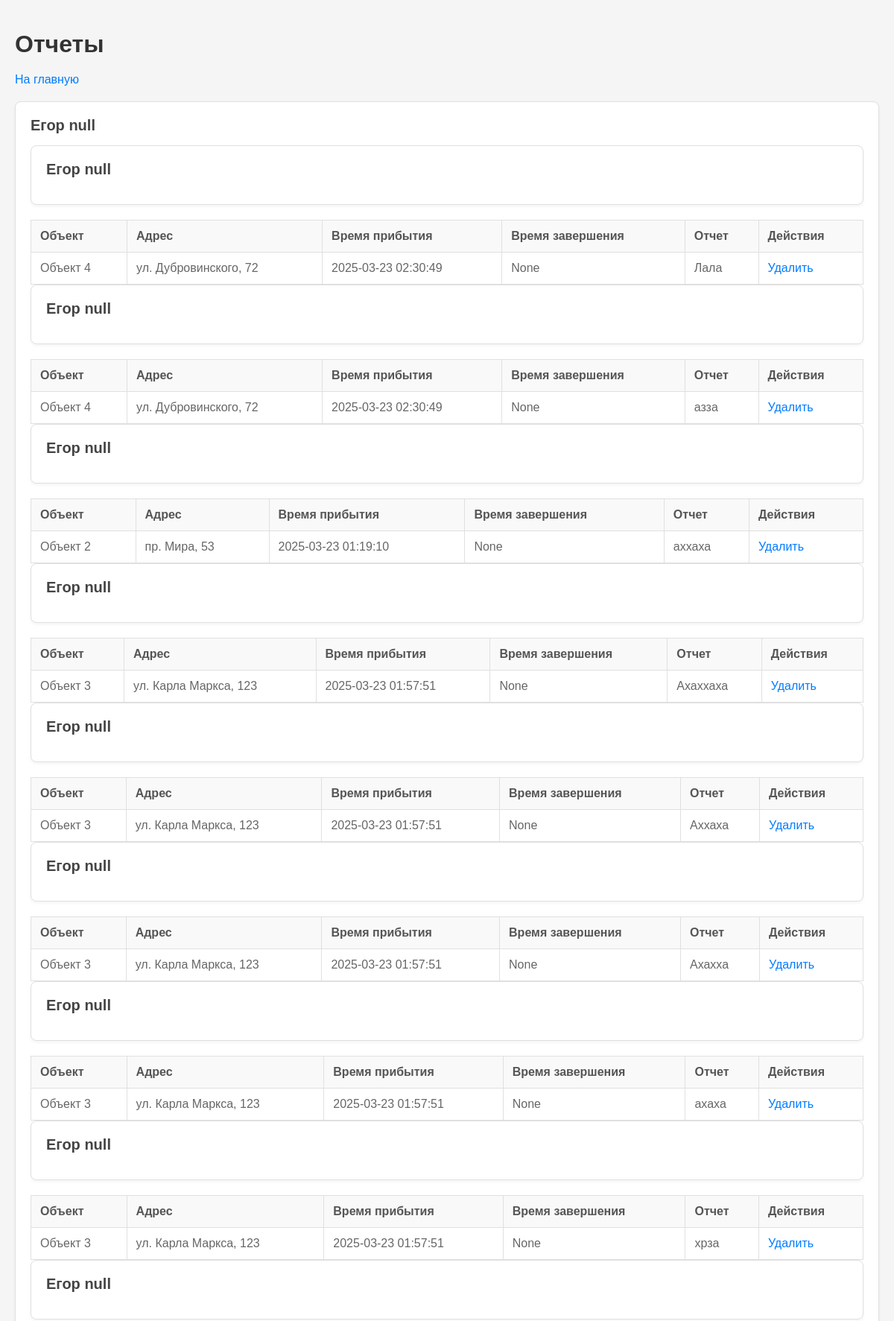
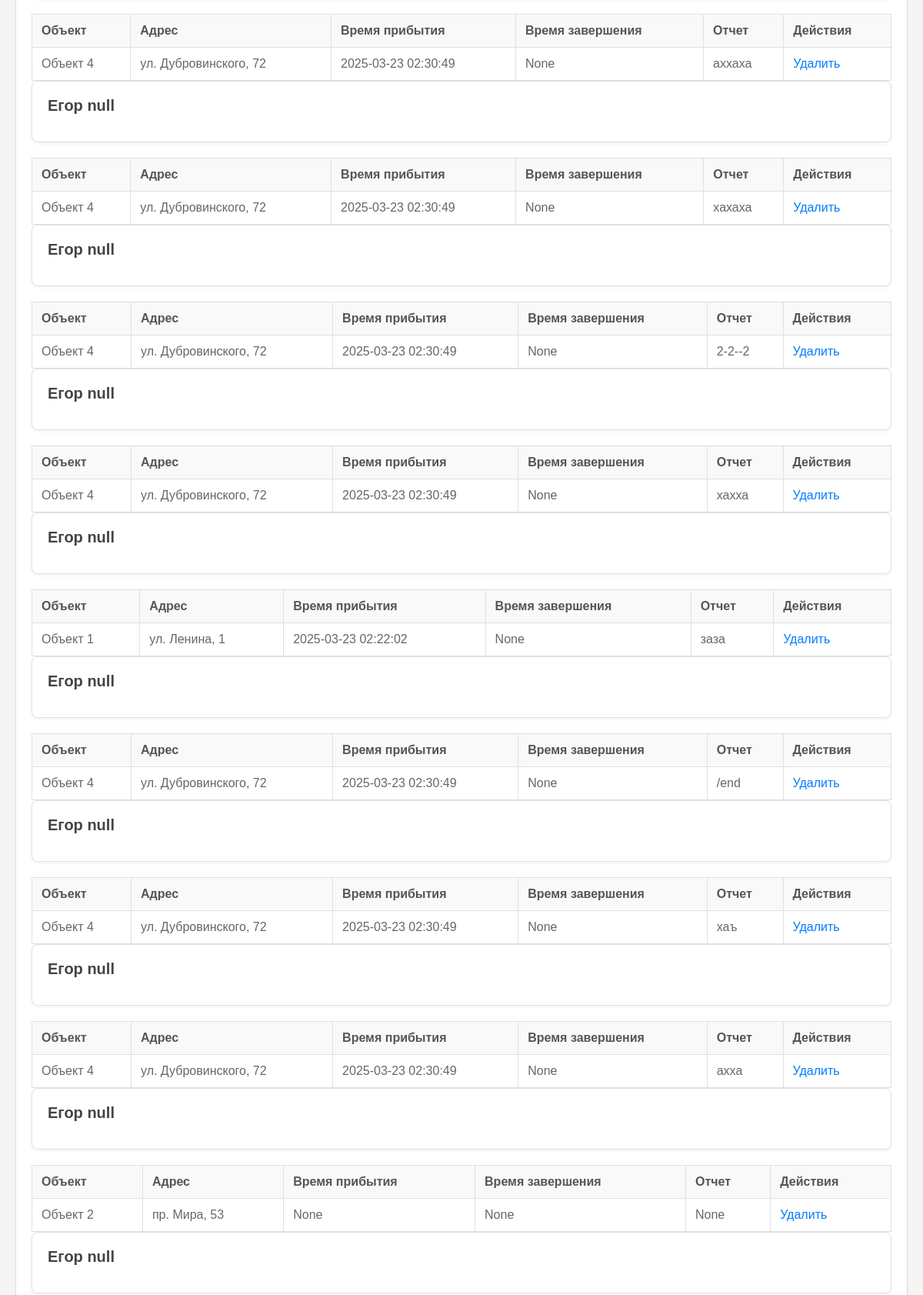
Page /reports (upper part) on the committed database (2 pictures, top to bottom).
### tables this page shows
CREATE TABLE reports (
    id INTEGER PRIMARY KEY AUTOINCREMENT,
    user_id INTEGER NOT NULL,
    object_id INTEGER NOT NULL,
    arrival_time DATETIME,  -- Время прибытия
    report_text TEXT,
    timestamp DATETIME DEFAULT CURRENT_TIMESTAMP
, completion_time DATETIME);

CREATE TABLE users (
    user_id INTEGER PRIMARY KEY,
    first_name TEXT,
    last_name TEXT
);

CREATE TABLE objects (
    id INTEGER PRIMARY KEY AUTOINCREMENT,
    name TEXT NOT NULL,
    address TEXT NOT NULL,
    location TEXT NOT NULL
);

### app.py (the view)
@app.route('/reports')
def show_reports():
    conn = get_db_connection()
    reports = conn.execute("""
        SELECT reports.id, reports.user_id, reports.arrival_time, reports.completion_time, reports.report_text,
               objects.name AS object_name, objects.address, users.first_name, users.last_name
        FROM reports
        JOIN objects ON reports.object_id = objects.id
        JOIN users ON reports.user_id = users.user_id
        ORDER BY users.first_name, users.last_name  -- Сортируем по именам
    """).fetchall()
    conn.close()
    return render_template('reports.html', reports=reports)

### app.py (called while the page is built)
def get_db_connection():
    conn = sqlite3.connect('construction.db')
    conn.row_factory = sqlite3.Row
    return conn

### templates/reports.html (shortened to what this page needs)
<!DOCTYPE html>
<html lang="ru">
<head>
</head>
<body>
    <h1>Отчеты</h1>
    <div class="back-link">
        <a href="/">На главную</a>
    </div>
    {% set current_user = None %}
    {% for report in reports %}
        {% if report['first_name'] != current_user %}
            <div class="report-section">
                <h2>{{ report['first_name'] }} {{ report['last_name'] }}</h2>
                <table>
                    <thead>
                        <tr>
                            <th>Объект</th>
                            <th>Адрес</th>
                            <th>Время прибытия</th>
                            <th>Время завершения</th>
                            <th>Отчет</th>
                            <th>Действия</th>
                        </tr>
                    </thead>
                    <tbody>
        {% endif %}
        <tr>
            <td>{{ report['object_name'] }}</td>
            <td>{{ report['address'] }}</td>
            <td>{{ report['arrival_time'] }}</td>
            <td>{{ report['completion_time'] }}</td>
            <td>{{ report['report_text'] }}</td>
            <td>
                <a href="/delete_report/{{ report['id'] }}">Удалить</a>
            </td>
        </tr>
        {% set current_user = report['first_name'] %}
    {% endfor %}
    </tbody>
    </table>
    </div>
</body>
</html>

### templates/reports.html (style rules this page uses)
body { font-family: Arial, sans-serif; background-color: #f5f5f5; margin: 0; padding: 20px; }
h1 { color: #333; margin-bottom: 20px; }
.back-link { margin-bottom: 20px; }
.back-link a { text-decoration: none; color: #007bff; font-size: 16px; }
.report-section { margin-bottom: 20px; padding: 20px; border: 1px solid #e0e0e0; border-radius: 8px; background-color: #fff; box-shadow: 0 2px 4px rgba(0, 0, 0, 0.05); }
.report-section h2 { margin-top: 0; color: #444; font-size: 20px; margin-bottom: 15px; }
table { width: 100%; border-collapse: collapse; margin-top: 10px; }
th, td { border: 1px solid #e0e0e0; padding: 12px; text-align: left; }
th { background-color: #f9f9f9; color: #555; font-weight: 600; }
td { color: #666; }
a { color: #007bff; text-decoration: none; }

### rows in the picture
reports: first_name "Егор", last_name "null", object_name "Объект 4", address "ул. Дубровинского, 72", arrival_time "2025-03-23 02:30:49", completion_time "None", report_text "Лала"
reports: first_name "Егор", last_name "null", object_name "Объект 4", address "ул. Дубровинского, 72", arrival_time "2025-03-23 02:30:49", completion_time "None", report_text "азза"
reports: first_name "Егор", last_name "null", object_name "Объект 2", address "пр. Мира, 53", arrival_time "2025-03-23 01:19:10", completion_time "None", report_text "аххаха"
reports: first_name "Егор", last_name "null", object_name "Объект 3", address "ул. Карла Маркса, 123", arrival_time "2025-03-23 01:57:51", completion_time "None", report_text "Ахаххаха"
reports: first_name "Егор", last_name "null", object_name "Объект 3", address "ул. Карла Маркса, 123", arrival_time "2025-03-23 01:57:51", completion_time "None", report_text "Аххаха"
reports: first_name "Егор", last_name "null", object_name "Объект 3", address "ул. Карла Маркса, 123", arrival_time "2025-03-23 01:57:51", completion_time "None", report_text "Ахахха"
reports: first_name "Егор", last_name "null", object_name "Объект 3", address "ул. Карла Маркса, 123", arrival_time "2025-03-23 01:57:51", completion_time "None", report_text "ахаха"
reports: first_name "Егор", last_name "null", object_name "Объект 3", address "ул. Карла Маркса, 123", arrival_time "2025-03-23 01:57:51", completion_time "None", report_text "хрза"
reports: first_name "Егор", last_name "null", object_name "Объект 4", address "ул. Дубровинского, 72", arrival_time "2025-03-23 02:30:49", completion_time "None", report_text "аххаха"
reports: first_name "Егор", last_name "null", object_name "Объект 4", address "ул. Дубровинского, 72", arrival_time "2025-03-23 02:30:49", completion_time "None", report_text "хахаха"
reports: first_name "Егор", last_name "null", object_name "Объект 4", address "ул. Дубровинского, 72", arrival_time "2025-03-23 02:30:49", completion_time "None", report_text "2-2--2"
reports: first_name "Егор", last_name "null", object_name "Объект 4", address "ул. Дубровинского, 72", arrival_time "2025-03-23 02:30:49", completion_time "None", report_text "хахха"
reports: first_name "Егор", last_name "null", object_name "Объект 1", address "ул. Ленина, 1", arrival_time "2025-03-23 02:22:02", completion_time "None", report_text "заза"
reports: first_name "Егор", last_name "null", object_name "Объект 4", address "ул. Дубровинского, 72", arrival_time "2025-03-23 02:30:49", completion_time "None", report_text "/end"
reports: first_name "Егор", last_name "null", object_name "Объект 4", address "ул. Дубровинского, 72", arrival_time "2025-03-23 02:30:49", completion_time "None", report_text "хаъ"
reports: first_name "Егор", last_name "null", object_name "Объект 4", address "ул. Дубровинского, 72", arrival_time "2025-03-23 02:30:49", completion_time "None", report_text "ахха"
reports: first_name "Егор", last_name "null", object_name "Объект 2", address "пр. Мира, 53", arrival_time "None", completion_time "None", report_text "None"
reports: first_name "Егор", last_name "null"
reports: first_name "Егор", last_name "null"
